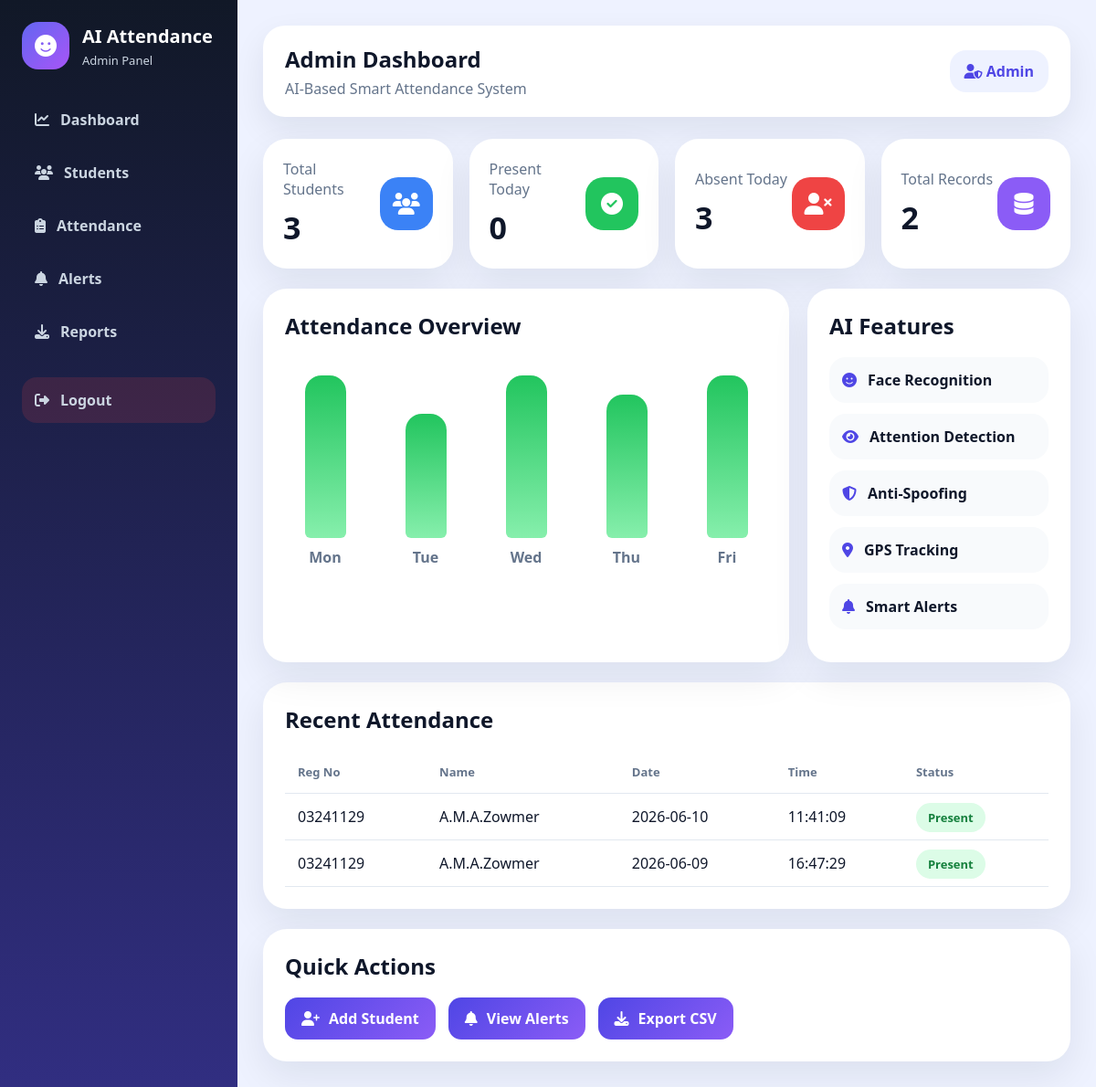
The page /admin/dashboard (signed in) on the database its author committed.
### tables this page shows
CREATE TABLE attendance (
            id INTEGER PRIMARY KEY AUTOINCREMENT,
            reg_no TEXT NOT NULL,
            name TEXT NOT NULL,
            date TEXT NOT NULL,
            time TEXT NOT NULL,
            status TEXT NOT NULL,
            liveness TEXT,
            attention TEXT,
            confidence REAL,
            image_path TEXT
        , latitude TEXT, longitude TEXT);

### app.py (the view)
@app.route("/admin/dashboard")
@login_required("admin")
def admin_dashboard():
    today = now_sl().strftime("%Y-%m-%d")
    conn = get_db()
    total_students = conn.execute(
        "SELECT COUNT(*) c FROM students"
    ).fetchone()["c"]
    present_today = conn.execute(
        'SELECT COUNT(DISTINCT reg_no) c FROM attendance WHERE date=? AND status="Present"',
        (today,)
    ).fetchone()["c"]
    absent_today = max(total_students - present_today, 0)
    total_records = conn.execute(
        "SELECT COUNT(*) c FROM attendance"
    ).fetchone()["c"]
    recent = conn.execute(
        "SELECT * FROM attendance ORDER BY id DESC LIMIT 5"
    ).fetchall()
    conn.close()
    return render_template(
        "admin/dashboard.html",
        total_students=total_students,
        present_today=present_today,
        absent_today=absent_today,
        total_records=total_records,
        recent=recent
    )

### app.py (called while the page is built)
def get_db():
    conn = sqlite3.connect(DB_PATH)
    conn.row_factory = sqlite3.Row
    return conn

def now_sl():
    return datetime.datetime.utcnow() + datetime.timedelta(hours=5, minutes=30)

def login_required(role=None):
    def decorator(fn):
        @wraps(fn)
        def wrapper(*args, **kwargs):
            if "user_id" not in session:
                return redirect(url_for("login"))
            if role and session.get("role") != role:
                return redirect(url_for("login"))
            return fn(*args, **kwargs)
        return wrapper
    return decorator

### templates/admin/dashboard.html
{% extends 'admin/base.html' %}
{% block content %}
<div class="dashboard-grid">
    <div class="stat-card blue">
        <div>
            <span>Total Students</span>
            <h2>{{ total_students }}</h2>
        </div>
        <i class="fa-solid fa-users"></i>
    </div>
    <div class="stat-card green">
        <div>
            <span>Present Today</span>
            <h2>{{ present_today }}</h2>
        </div>
        <i class="fa-solid fa-circle-check"></i>
    </div>
    <div class="stat-card red">
        <div>
            <span>Absent Today</span>
            <h2>{{ absent_today }}</h2>
        </div>
        <i class="fa-solid fa-user-xmark"></i>
    </div>
    <div class="stat-card purple">
        <div>
            <span>Total Records</span>
            <h2>{{ total_records }}</h2>
        </div>
        <i class="fa-solid fa-database"></i>
    </div>
</div>
<div class="dashboard-row">
    <section class="panel chart-panel">
        <div class="panel-header">
            <h2>Attendance Overview</h2>
        </div>
        <div class="attendance-chart">
            <div class="chart-bar">
                <div class="bar green-bar" style="height:85%"></div>
                <span>Mon</span>
            </div>
            <div class="chart-bar">
                <div class="bar green-bar" style="height:65%"></div>
                <span>Tue</span>
            </div>
            <div class="chart-bar">
                <div class="bar green-bar" style="height:92%"></div>
                <span>Wed</span>
            </div>
            <div class="chart-bar">
                <div class="bar green-bar" style="height:75%"></div>
                <span>Thu</span>
            </div>
            <div class="chart-bar">
                <div class="bar green-bar" style="height:95%"></div>
                <span>Fri</span>
            </div>
        </div>
    </section>
    <section class="panel ai-panel">
        <h2>AI Features</h2>
        <div class="feature-item">
            <i class="fa-solid fa-face-smile"></i>
            Face Recognition
        </div>
        <div class="feature-item">
            <i class="fa-solid fa-eye"></i>
            Attention Detection
        </div>
        <div class="feature-item">
            <i class="fa-solid fa-shield-halved"></i>
            Anti-Spoofing
        </div>
        <div class="feature-item">
            <i class="fa-solid fa-location-dot"></i>
            GPS Tracking
        </div>
        <div class="feature-item">
            <i class="fa-solid fa-bell"></i>
            Smart Alerts
        </div>
    </section>
</div>
<section class="panel">
    <div class="panel-header">
        <h2>Recent Attendance</h2>
    </div>
    <table>
        <thead>
            <tr>
                <th>Reg No</th>
                <th>Name</th>
                <th>Date</th>
                <th>Time</th>
                <th>Status</th>
            </tr>
        </thead>
        <tbody>
        {% for r in recent %}
        <tr>
            <td>{{ r.reg_no }}</td>
            <td>{{ r.name }}</td>
            <td>{{ r.date }}</td>
            <td>{{ r.time }}</td>
            <td>
                <span class="badge-success">
                    {{ r.status }}
                </span>
            </td>
        </tr>
        {% endfor %}
        </tbody>
    </table>
</section>
<section class="panel quick-panel">
    <h2>Quick Actions</h2>
    <div class="quick-actions">
        <a href="/admin/students" class="quick-btn">
            <i class="fa-solid fa-user-plus"></i>
            Add Student
        </a>
        <a href="/admin/alerts" class="quick-btn">
            <i class="fa-solid fa-bell"></i>
            View Alerts
        </a>
        <a href="/download_csv" class="quick-btn">
            <i class="fa-solid fa-download"></i>
            Export CSV
        </a>
    </div>
</section>
{% endblock %}

### static/css/admin.css (style rules this page uses)
* { box-sizing: border-box; }
body { margin: 0; background: #eef2ff; font-family: "Segoe UI", Arial, sans-serif; color: #0f172a; }
.dashboard-grid { display: grid; grid-template-columns: repeat(4, 1fr); gap: 18px; }
.stat-card { background: white; border-radius: 26px; padding: 22px; display: flex; justify-content: space-between; align-items: center; box-shadow: 0 16px 40px rgba(15,23,42,0.08); }
.stat-card span { color: #64748b; }
.stat-card h2 { margin: 8px 0 0; font-size: 34px; }
.stat-card i { width: 58px; height: 58px; border-radius: 20px; display: grid; place-items: center; color: white; font-size: 24px; }
.stat-card.blue i { background: #3b82f6; }
.stat-card.green i { background: #22c55e; }
.stat-card.red i { background: #ef4444; }
.stat-card.purple i { background: #8b5cf6; }
.dashboard-row { display: grid; grid-template-columns: 2fr 1fr; gap: 20px; }
.panel { background: white; border-radius: 26px; padding: 24px; margin-top: 22px; box-shadow: 0 16px 40px rgba(15,23,42,0.08); overflow: auto; }
.panel-header { display: flex; justify-content: space-between; align-items: center; }
.panel h2 { margin: 0 0 18px; }
.attendance-chart { height: 230px; display: flex; align-items: end; gap: 22px; padding-top: 20px; }
.chart-bar { flex: 1; height: 100%; display: flex; flex-direction: column; justify-content: end; align-items: center; gap: 10px; }
.bar { width: 100%; max-width: 45px; border-radius: 18px 18px 6px 6px; }
.green-bar { background: linear-gradient(180deg, #22c55e, #86efac); }
.chart-bar span { color: #64748b; font-weight: 700; }
.feature-item { background: #f8fafc; padding: 14px; border-radius: 18px; margin-bottom: 12px; display: flex; gap: 12px; align-items: center; font-weight: 700; }
.feature-item i { color: #4f46e5; }
table { width: 100%; border-collapse: collapse; }
th, td { padding: 14px; border-bottom: 1px solid #e2e8f0; text-align: left; }
th { color: #64748b; font-size: 13px; }
.badge, .badge-success { background: #dcfce7; color: #15803d; padding: 7px 13px; border-radius: 999px; font-weight: 800; font-size: 13px; }
.btn, button, .quick-btn { background: linear-gradient(135deg, #4f46e5, #8b5cf6); color: white; border: none; padding: 12px 18px; border-radius: 14px; text-decoration: none; font-weight: 800; cursor: pointer; }
.quick-actions { display: flex; gap: 14px; flex-wrap: wrap; }
.quick-btn { display: inline-flex; align-items: center; gap: 10px; }

### rows shown on the page
attendance: reg_no "03241129", name "A.M.A.Zowmer", date "2026-06-10", time "11:41:09", status "Present"
attendance: reg_no "03241129", name "A.M.A.Zowmer", date "2026-06-09", time "16:47:29", status "Present"

### other values the page prints
{{ total_students }} "3"
{{ present_today }} "0"
{{ absent_today }} "3"
{{ total_records }} "2"
